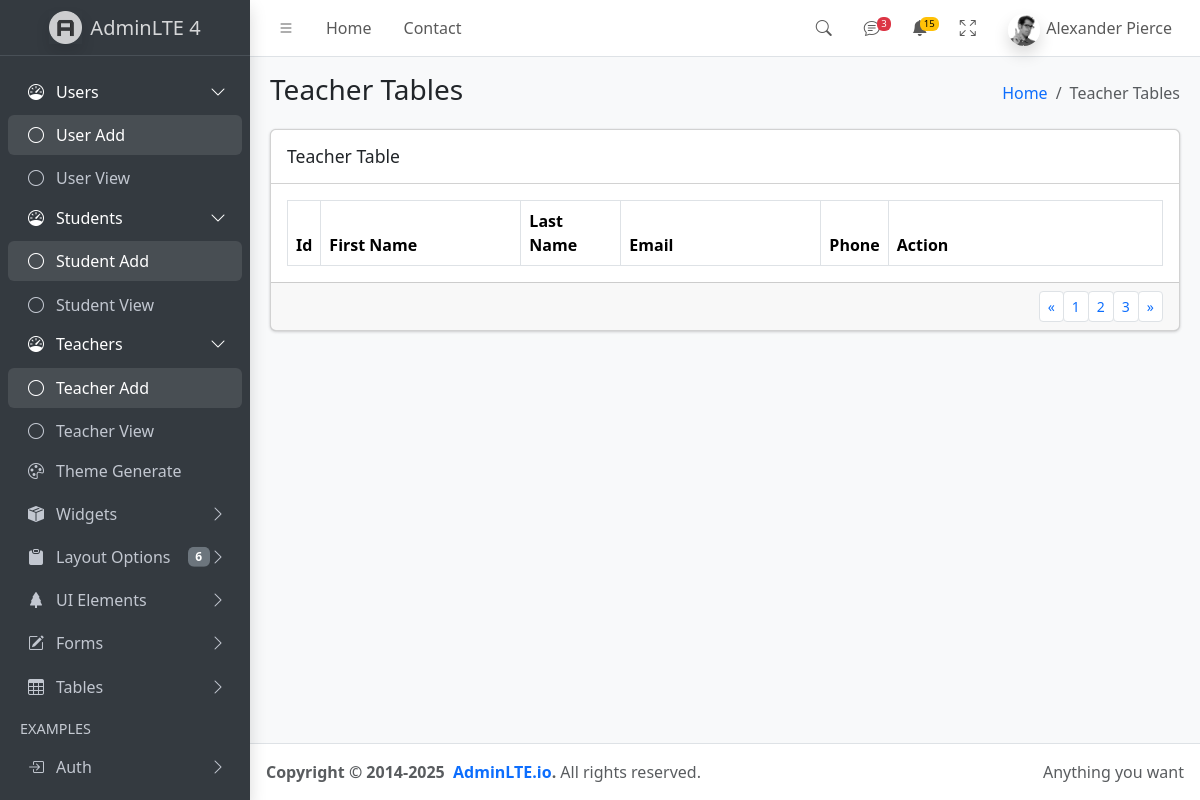
The app's page /all_teacher_view.php, older data.
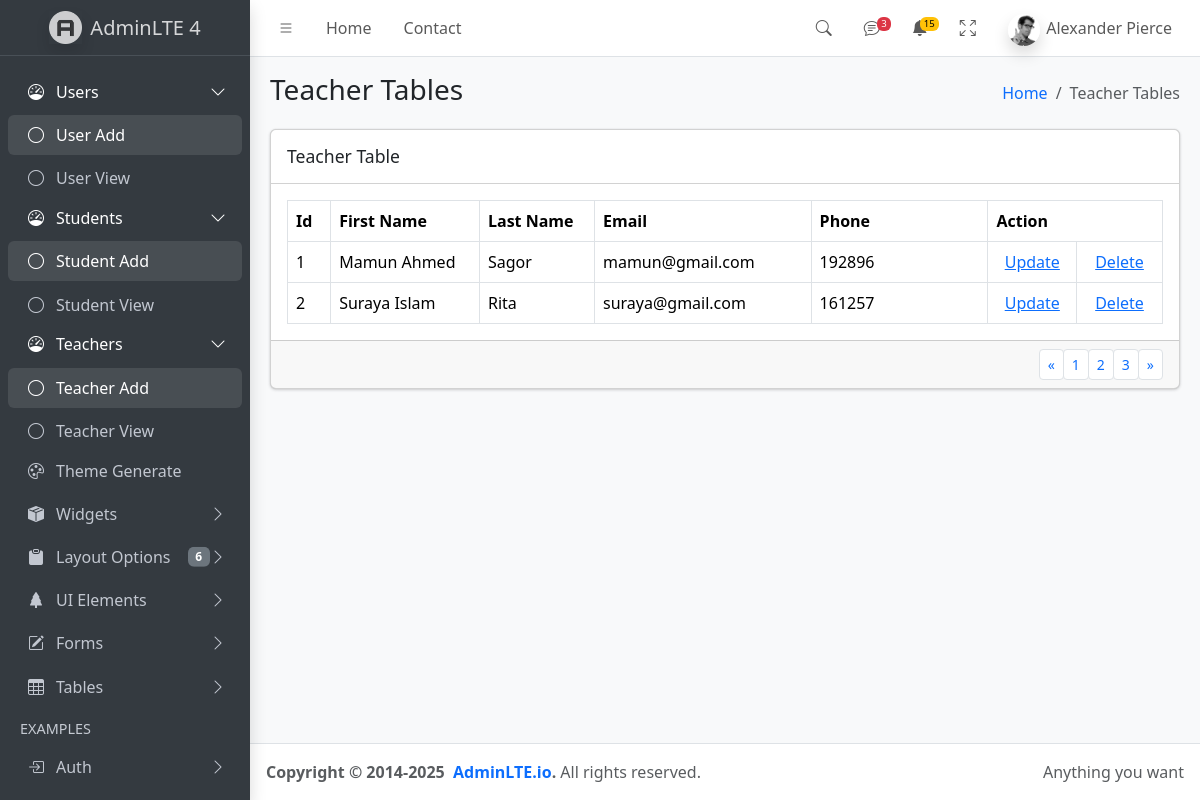
The same page, newer data.
### tables this page shows
CREATE TABLE `teachers` (
  `id` int(11) NOT NULL,
  `first_name` varchar(200) DEFAULT NULL,
  `last_name` varchar(100) DEFAULT NULL,
  `gender_id` int(10) DEFAULT NULL,
  `date_of_birth` date DEFAULT NULL,
  `id_no` int(50) DEFAULT NULL,
  `blood_grop_id` int(10) DEFAULT NULL,
  `religion_id` int(10) DEFAULT NULL,
  `email` varchar(250) DEFAULT NULL,
  `class_id` int(50) DEFAULT NULL,
  `section_id` int(10) DEFAULT NULL,
  `address` varchar(500) DEFAULT NULL,
  `phone` int(20) DEFAULT NULL,
  `short_bio` varchar(300) DEFAULT NULL,
  `inserted_by` int(20) DEFAULT NULL,
  `insert_date` timestamp NOT NULL DEFAULT current_timestamp() ON UPDATE current_timestamp(),
  `updated_by` int(20) DEFAULT NULL,
  `update_date` date DEFAULT NULL,
  `status_active` int(20) DEFAULT NULL,
  `is_deleted` int(20) DEFAULT NULL
);

### config.php (called while the page is built, shortened)
<?php
    function database_connection($db_name){
        $server="localhost";
        $user="root";
        $pass="";
        $database=$db_name;
        $conn=new mysqli($server, $user, $pass, $database);
        if($conn->connect_error){
            return"Database Connection Failed.".$conn->connect_error;
        }else{
            return $conn;
        }
    }
    $db_conn=database_connection("school_management");
    function select_sql($table_name, $column="*", $wherecon="1"){
        global $db_conn;
        $sql="select $column from $table_name where $wherecon";
        $data=$db_conn->query($sql);
        foreach($data as $row){
            $dataArr[]=$row;
        }
        return $dataArr;
    }
?>

### all_teacher_view.php (the view, shortened to what the changed rows need)
<?php
    require('config.php');
    $result=select_sql('teachers');
?>
  <?php require 'header.php'; ?>
    <main class="app-main">
            <div class="app-content">
                    <div class="container-fluid">
                            <div class="row">
                                <div class="col-md-12">
                                    <div class="card mb-4">
                                            <div class="card-body">
                                                <table class="table table-bordered">
                                                    <thead>
                                                        <tr>
                                                            <th style="width: 10px">Id</th>
                                                            <th style="width: 200px">First Name</th>
                                                            <th style="width: 100px">Last Name</th>
                                                            <th style="width: 200px">Email</th>
                                                            <th style="width: 20px">Phone</th>
                                                            <th style="width: 200px" colspan="2">Action</th>
                                                        </tr>
                                                    </thead>
                                                    <tbody>
                                                        <?php
                                                            foreach($result as $row){
                                                        ?>
                                                        <tr>
                                                            <td width="50px"><?php echo $row["id"]; ?></td>
                                                            <td width="200px"><?php echo $row["first_name"]; ?></td>
                                                            <td width="150px"><?php echo $row["last_name"]; ?></td>
                                                            <td width="250px"><?php echo $row["email"]; ?></td>
                                                            <td width="250px"><?php echo $row["phone"]; ?></td>
                                                            <td width="100px" align="center">
                                                                <a href="teacher_update_form.php?up_id=<?php echo $row['id']; ?>">Update</a>
                                                            </td>
                                                            <td width="100px" align="center">
                                                                <a href="teacher_delete_controller.php?del_id=<?php echo $row['id']; ?>">Delete</a>
                                                            </td>
                                                        </tr>
                                                        <?php
                                                            }
                                                        ?>
                                                    </tbody>
                                                </table>
                                            </div>
                                    </div>
                                </div>
                            </div>
                    </div>
            </div>
      </main>
  <?php require 'footer.php'; ?>

Row changes from the older to the newer data that the page shows:
added teachers: id "1", first_name "Mamun Ahmed", last_name "Sagor", email "mamun@gmail.com", phone "192896"
added teachers: id "2", first_name "Suraya Islam", last_name "Rita", email "suraya@gmail.com", phone "161257"
